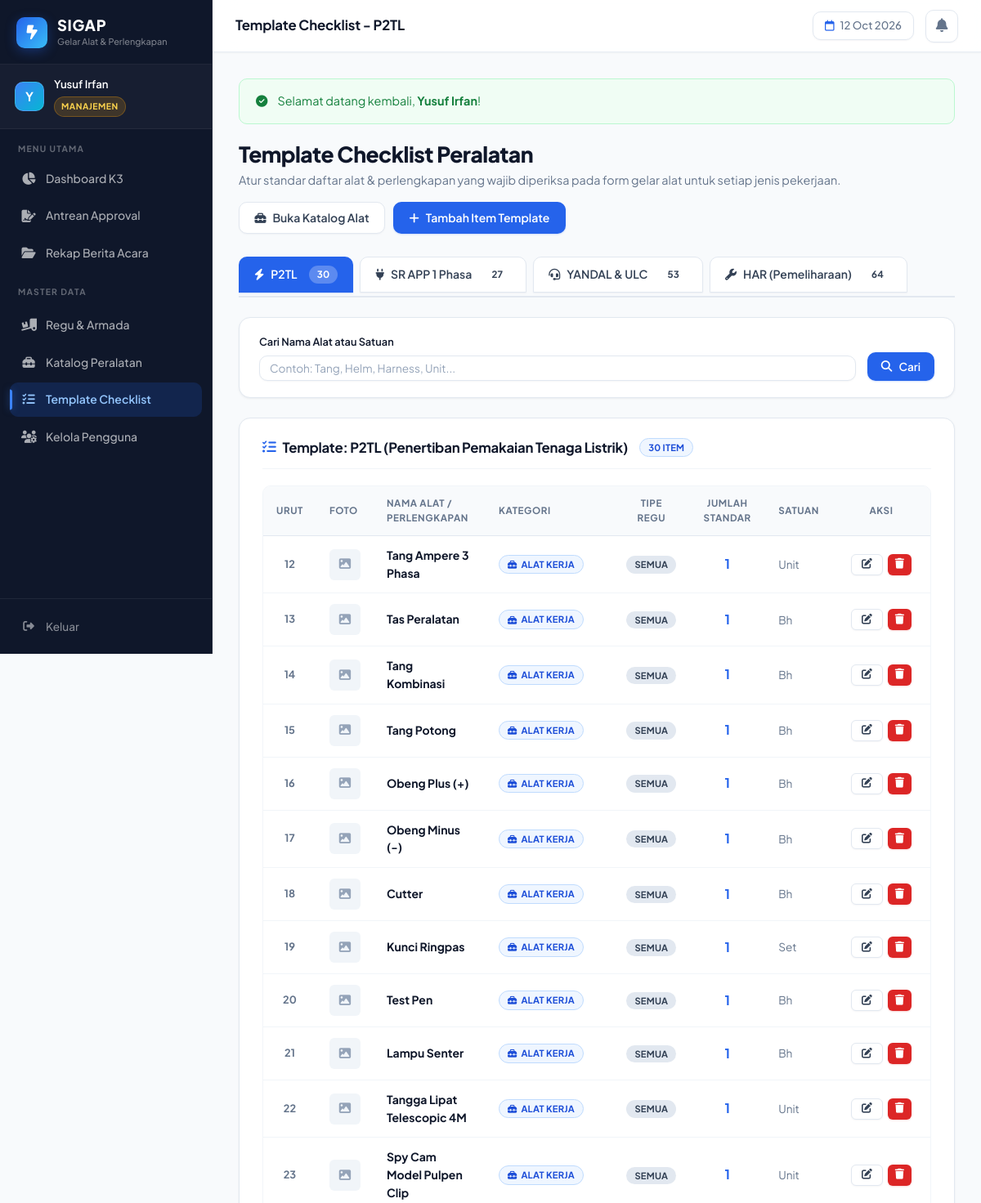
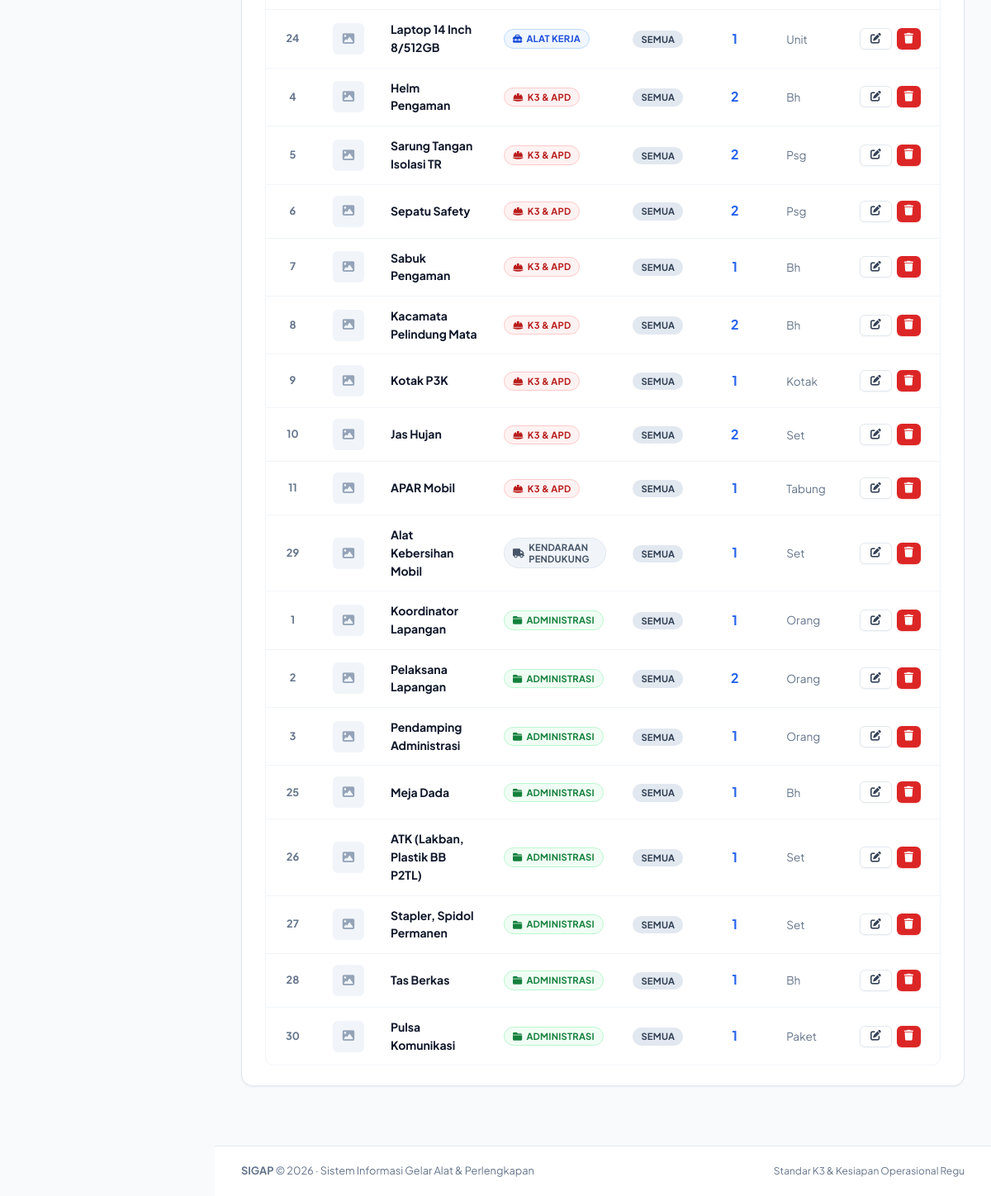
Screenshot of /master/template/index.php (signed in) with the database file from the repository (2 pictures, top to bottom).
### tables this page shows
CREATE TABLE IF NOT EXISTS template_checklist_item (
    id               INT  AUTO_INCREMENT PRIMARY KEY,
    jenis_pekerjaan  ENUM('p2tl', 'sr_app', 'yandal', 'har') NOT NULL,
    regu_tipe        ENUM('all', 'roda_3', 'roda_2') NOT NULL DEFAULT 'all',
    master_barang_id INT  NOT NULL,
    jumlah_standar   INT  NOT NULL DEFAULT 1,
    urutan           INT  NOT NULL DEFAULT 0,
    INDEX idx_tpl_jenis  (jenis_pekerjaan),
    INDEX idx_tpl_barang (master_barang_id),
    FOREIGN KEY (master_barang_id)
        REFERENCES master_barang(id)
        ON DELETE CASCADE
        ON UPDATE CASCADE
);

CREATE TABLE IF NOT EXISTS master_barang (
    id               INT          AUTO_INCREMENT PRIMARY KEY,
    nama_barang      VARCHAR(150) NOT NULL UNIQUE,
    kategori         ENUM('alat_kerja', 'k3_safety', 'kendaraan_pendukung', 'administrasi') NOT NULL,
    satuan_default   VARCHAR(30)  NOT NULL,
    gambar_referensi VARCHAR(255) NULL,
    created_at       TIMESTAMP    DEFAULT CURRENT_TIMESTAMP,
    updated_at       TIMESTAMP    DEFAULT CURRENT_TIMESTAMP ON UPDATE CURRENT_TIMESTAMP,
    INDEX idx_barang_kategori (kategori),
    INDEX idx_barang_nama     (nama_barang)
);

### includes/auth_check.php (called while the page is built, shortened)
<?php
function base_url($path = '') {
    $script_name = isset($_SERVER['SCRIPT_NAME']) ? $_SERVER['SCRIPT_NAME'] : '';
    $project_folders = ['sigap'];
    $segments = explode('/', trim($script_name, '/'));
    $root_index = -1;
    foreach ($segments as $idx => $seg) {
        if (in_array(strtolower($seg), $project_folders)) {
            $root_index = $idx;
            break;
        }
    }
    if ($root_index >= 0) {
        $root_parts = array_slice($segments, 0, $root_index + 1);
        $base_dir = '/' . implode('/', $root_parts);
    }
    return rtrim($base_dir, '/') . '/' . ltrim($path, '/');
}

### master/template/index.php (the view, shortened to what this page needs)
<?php
require_once __DIR__ . '/../../includes/auth_check.php';
$pdo = get_db_connection();
$active_jenis = isset($_GET['jenis']) ? $_GET['jenis'] : 'p2tl';
$search = trim(isset($_GET['q']) ? $_GET['q'] : '');
$counts_stmt = $pdo->query("SELECT jenis_pekerjaan, COUNT(*) as total FROM template_checklist_item GROUP BY jenis_pekerjaan");
$counts_raw = $counts_stmt->fetchAll(PDO::FETCH_KEY_PAIR);
$tab_counts = [
    'p2tl'   => isset($counts_raw['p2tl']) ? $counts_raw['p2tl'] : 0,
    'sr_app' => isset($counts_raw['sr_app']) ? $counts_raw['sr_app'] : 0,
    'yandal' => isset($counts_raw['yandal']) ? $counts_raw['yandal'] : 0,
    'har'    => isset($counts_raw['har']) ? $counts_raw['har'] : 0,
];
$where = ["tci.jenis_pekerjaan = :jenis"];
$params = [':jenis' => $active_jenis];
$where_sql = implode(' AND ', $where);
$stmt = $pdo->prepare("
    SELECT tci.*, mb.nama_barang, mb.kategori, mb.satuan_default, mb.gambar_referensi
    FROM template_checklist_item tci
    JOIN master_barang mb ON tci.master_barang_id = mb.id
    WHERE {$where_sql}
    ORDER BY mb.kategori, tci.urutan, mb.nama_barang
");
$stmt->execute($params);
$items = $stmt->fetchAll();
$kategori_labels = [
    'alat_kerja'          => ['label' => 'Alat Kerja', 'badge' => 'badge-submitted', 'icon' => 'fa-toolbox'],
    'k3_safety'           => ['label' => 'K3 & APD', 'badge' => 'badge-rejected', 'icon' => 'fa-hard-hat'],
    'kendaraan_pendukung' => ['label' => 'Kendaraan Pendukung', 'badge' => 'badge-draft', 'icon' => 'fa-truck'],
    'administrasi'        => ['label' => 'Administrasi', 'badge' => 'badge-approved', 'icon' => 'fa-folder-closed']
];
$jenis_titles = [
    'p2tl'   => 'P2TL (Penertiban Pemakaian Tenaga Listrik)',
    'sr_app' => 'SR APP 1 Phasa (Penyambungan & Bongkar)',
    'yandal' => 'YANDAL & ULC (Pelayanan Gangguan)',
    'har'    => 'HAR (Pemeliharaan Jaringan & Gardu)',
];
require_once __DIR__ . '/../../includes/header.php';
?>
<div style="display:flex; justify-content:space-between; align-items:flex-start; margin-bottom:1.75rem; flex-wrap:wrap; gap:1rem;">
    <div>
        <h1 style="font-size:1.65rem; font-weight:800; letter-spacing:-0.02em; margin-bottom:4px; color:var(--text-main);">Template Checklist Peralatan</h1>
        <p style="color:var(--text-muted); font-size:0.9rem;">Atur standar daftar alat & perlengkapan yang wajib diperiksa pada form gelar alat untuk setiap jenis pekerjaan.</p>
    </div>
    <div style="display:flex; gap:10px;">
        <a href="<?= base_url('master/barang/index.php') ?>" class="btn btn-outline">
            <i class="fa-solid fa-toolbox"></i> Buka Katalog Alat
        </a>
        <button onclick="openModalTambah()" class="btn btn-primary">
            <i class="fa-solid fa-plus"></i> Tambah Item Template
        </button>
    </div>
</div>
<div style="display:flex; gap:8px; margin-bottom:1.5rem; overflow-x:auto; padding-bottom:4px; border-bottom:2px solid var(--border-color);">
    <a href="index.php?jenis=p2tl" class="btn <?= $active_jenis === 'p2tl' ? 'btn-primary' : 'btn-outline' ?>" style="border-radius:var(--radius-md) var(--radius-md) 0 0; padding:10px 18px; font-weight:600; text-decoration:none;">
        <i class="fa-solid fa-bolt"></i> P2TL
        <span class="badge" style="margin-left:6px; background:<?= $active_jenis === 'p2tl' ? 'rgba(255,255,255,0.25)' : 'var(--bg-card)' ?>;"><?= $tab_counts['p2tl'] ?></span>
    </a>
    <a href="index.php?jenis=sr_app" class="btn <?= $active_jenis === 'sr_app' ? 'btn-primary' : 'btn-outline' ?>" style="border-radius:var(--radius-md) var(--radius-md) 0 0; padding:10px 18px; font-weight:600; text-decoration:none;">
        <i class="fa-solid fa-plug"></i> SR APP 1 Phasa
        <span class="badge" style="margin-left:6px; background:<?= $active_jenis === 'sr_app' ? 'rgba(255,255,255,0.25)' : 'var(--bg-card)' ?>;"><?= $tab_counts['sr_app'] ?></span>
    </a>
    <a href="index.php?jenis=yandal" class="btn <?= $active_jenis === 'yandal' ? 'btn-primary' : 'btn-outline' ?>" style="border-radius:var(--radius-md) var(--radius-md) 0 0; padding:10px 18px; font-weight:600; text-decoration:none;">
        <i class="fa-solid fa-headset"></i> YANDAL & ULC
        <span class="badge" style="margin-left:6px; background:<?= $active_jenis === 'yandal' ? 'rgba(255,255,255,0.25)' : 'var(--bg-card)' ?>;"><?= $tab_counts['yandal'] ?></span>
    </a>
    <a href="index.php?jenis=har" class="btn <?= $active_jenis === 'har' ? 'btn-primary' : 'btn-outline' ?>" style="border-radius:var(--radius-md) var(--radius-md) 0 0; padding:10px 18px; font-weight:600; text-decoration:none;">
        <i class="fa-solid fa-wrench"></i> HAR (Pemeliharaan)
        <span class="badge" style="margin-left:6px; background:<?= $active_jenis === 'har' ? 'rgba(255,255,255,0.25)' : 'var(--bg-card)' ?>;"><?= $tab_counts['har'] ?></span>
    </a>
</div>
<div class="card" style="margin-bottom:1.5rem; padding:1.25rem 1.5rem;">
    <form method="GET" style="display:flex; gap:14px; flex-wrap:wrap; align-items:flex-end;">
        <div style="flex:1; min-width:240px;">
            <label class="form-label" style="font-size:0.8rem;">Cari Nama Alat atau Satuan</label>
            <input type="text" name="q" class="form-control" placeholder="Contoh: Tang, Helm, Harness, Unit..." value="<?= htmlspecialchars($search) ?>" style="font-size:0.85rem; padding:6px 12px;">
        </div>
        <div style="display:flex; gap:8px;">
            <button type="submit" class="btn btn-primary" style="padding:7px 16px; font-size:0.85rem;">
                <i class="fa-solid fa-magnifying-glass"></i> Cari
            </button>
        </div>
    </form>
</div>
<div class="card">
    <div class="card-header">
        <h2 class="card-title">
            <i class="fa-solid fa-list-check" style="color:var(--primary);"></i>
            Template: <?= htmlspecialchars(isset($jenis_titles[$active_jenis]) ? $jenis_titles[$active_jenis] : strtoupper($active_jenis)) ?>
            <span class="badge badge-submitted" style="font-size:0.7rem; margin-left:6px;"><?= count($items) ?> item</span>
        </h2>
    </div>
    <?php if (empty($items)): ?>
        <div style="text-align:center; padding:3rem 1rem; color:var(--text-muted);">
            <div style="width:48px; height:48px; border-radius:50%; background:#f1f5f9; color:#64748b; display:flex; align-items:center; justify-content:center; margin:0 auto 10px; font-size:1.3rem;">
                <i class="fa-solid fa-clipboard-list"></i>
            </div>
            <strong style="color:var(--text-main);">Belum ada item checklist untuk jenis pekerjaan ini</strong>
            <p style="font-size:0.825rem; margin-top:2px;">Klik tombol "Tambah Item Template" di atas untuk menambahkan alat ke dalam template checklist.</p>
        </div>
    <?php else: ?>
        <div class="table-responsive">
            <table class="data-table">
                <thead>
                    <tr>
                        <th width="40px" style="text-align:center;">Urut</th>
                        <th width="50px">Foto</th>
                        <th>Nama Alat / Perlengkapan</th>
                        <th>Kategori</th>
                        <th style="text-align:center;">Tipe Regu</th>
                        <th style="text-align:center;">Jumlah Standar</th>
                        <th>Satuan</th>
                        <th style="text-align:center; width:120px;">Aksi</th>
                    </tr>
                </thead>
                <tbody>
                    <?php foreach ($items as $i => $row): ?>
                        <?php $kat_info = isset($kategori_labels[$row['kategori']]) ? $kategori_labels[$row['kategori']] : ['label' => $row['kategori'], 'badge' => 'badge-draft', 'icon' => 'fa-tag']; ?>
                        <tr>
                            <td style="text-align:center; font-weight:700; color:var(--text-muted); font-size:0.8rem;">
                                <?= $row['urutan'] ?>
                            </td>
                            <td>
                                <?php if (!empty($row['gambar_referensi'])): ?>
                                    <img src="<?= base_url('uploads/referensi/' . htmlspecialchars($row['gambar_referensi'])) ?>"
                                         style="width:38px; height:38px; object-fit:cover; border-radius:var(--radius-sm); border:1px solid var(--border-color); cursor:pointer;"
                                         onclick="previewImage(this.src, '<?= addslashes(htmlspecialchars($row['nama_barang'])) ?>')"
                                         title="Klik perbesar">
                                <?php else: ?>
                                    <div style="width:38px; height:38px; border-radius:var(--radius-sm); background:#f1f5f9; color:#94a3b8; display:flex; align-items:center; justify-content:center; font-size:0.9rem;">
                                        <i class="fa-solid fa-image"></i>
                                    </div>
                                <?php endif; ?>
                            </td>
                            <td>
                                <strong style="color:var(--text-main); font-size:0.875rem;"><?= htmlspecialchars($row['nama_barang']) ?></strong>
                            </td>
                            <td>
                                <span class="badge <?= $kat_info['badge'] ?>" style="font-size:0.7rem;">
                                    <i class="fa-solid <?= $kat_info['icon'] ?>"></i> <?= $kat_info['label'] ?>
                                </span>
                            </td>
                            <td style="text-align:center;">
                                <?php if ($row['regu_tipe'] === 'all'): ?>
                                    <span class="badge" style="background:#e2e8f0; color:#334155; font-size:0.7rem;">Semua</span>
                                <?php elseif ($row['regu_tipe'] === 'roda_3'): ?>
                                    <span class="badge" style="background:#e0e7ff; color:#3730a3; font-size:0.7rem;">Roda 3</span>
                                <?php else: ?>
                                    <span class="badge" style="background:#fef3c7; color:#92400e; font-size:0.7rem;">Roda 2</span>
                                <?php endif; ?>
                            </td>
                            <td style="text-align:center;">
                                <strong style="font-size:1rem; color:var(--primary);"><?= $row['jumlah_standar'] ?></strong>
                            </td>
                            <td style="font-size:0.85rem; color:var(--text-muted);">
                                <?= htmlspecialchars($row['satuan_default']) ?>
                            </td>
                            <td style="text-align:center; white-space:nowrap;">
                                <div style="display:inline-flex; gap:6px;">
                                    <button onclick='openModalEdit(<?= json_encode($row) ?>)' class="btn btn-outline btn-sm" title="Edit Item">
                                        <i class="fa-solid fa-pen-to-square"></i>
                                    </button>
                                    <button onclick="confirmHapus(<?= $row['id'] ?>, '<?= addslashes(htmlspecialchars($row['nama_barang'])) ?>')" class="btn btn-danger btn-sm" style="padding:4px 8px;" title="Hapus">
                                        <i class="fa-solid fa-trash"></i>
                                    </button>
                                </div>
                            </td>
                        </tr>
                    <?php endforeach; ?>
                </tbody>
            </table>
        </div>
    <?php endif; ?>
</div>
<?php require_once __DIR__ . '/../../includes/footer.php'; ?>

### rows the page displays
template_checklist_item: urutan "12", master_barang.nama_barang "Tang Ampere 3 Phasa", master_barang.kategori "ALAT KERJA", regu_tipe "SEMUA", jumlah_standar "1", master_barang.satuan_default "Unit"
template_checklist_item: urutan "13", master_barang.nama_barang "Tas Peralatan", master_barang.kategori "ALAT KERJA", regu_tipe "SEMUA", jumlah_standar "1", master_barang.satuan_default "Bh"
template_checklist_item: urutan "14", master_barang.nama_barang "Tang Kombinasi", master_barang.kategori "ALAT KERJA", regu_tipe "SEMUA", jumlah_standar "1", master_barang.satuan_default "Bh"
template_checklist_item: urutan "15", master_barang.nama_barang "Tang Potong", master_barang.kategori "ALAT KERJA", regu_tipe "SEMUA", jumlah_standar "1", master_barang.satuan_default "Bh"
template_checklist_item: urutan "16", master_barang.nama_barang "Obeng Plus (+)", master_barang.kategori "ALAT KERJA", regu_tipe "SEMUA", jumlah_standar "1", master_barang.satuan_default "Bh"
template_checklist_item: urutan "17", master_barang.nama_barang "Obeng Minus (-)", master_barang.kategori "ALAT KERJA", regu_tipe "SEMUA", jumlah_standar "1", master_barang.satuan_default "Bh"
template_checklist_item: urutan "18", master_barang.nama_barang "Cutter", master_barang.kategori "ALAT KERJA", regu_tipe "SEMUA", jumlah_standar "1", master_barang.satuan_default "Bh"
template_checklist_item: urutan "19", master_barang.nama_barang "Kunci Ringpas", master_barang.kategori "ALAT KERJA", regu_tipe "SEMUA", jumlah_standar "1", master_barang.satuan_default "Set"
template_checklist_item: urutan "20", master_barang.nama_barang "Test Pen", master_barang.kategori "ALAT KERJA", regu_tipe "SEMUA", jumlah_standar "1", master_barang.satuan_default "Bh"
template_checklist_item: urutan "21", master_barang.nama_barang "Lampu Senter", master_barang.kategori "ALAT KERJA", regu_tipe "SEMUA", jumlah_standar "1", master_barang.satuan_default "Bh"
template_checklist_item: urutan "22", master_barang.nama_barang "Tangga Lipat Telescopic 4M", master_barang.kategori "ALAT KERJA", regu_tipe "SEMUA", jumlah_standar "1", master_barang.satuan_default "Unit"
template_checklist_item: urutan "23", master_barang.nama_barang "Spy Cam Model Pulpen Clip", master_barang.kategori "ALAT KERJA", regu_tipe "SEMUA", jumlah_standar "1", master_barang.satuan_default "Unit"
template_checklist_item: urutan "24", master_barang.nama_barang "Laptop 14 Inch 8/512GB", master_barang.kategori "ALAT KERJA", regu_tipe "SEMUA", jumlah_standar "1", master_barang.satuan_default "Unit"
template_checklist_item: urutan "4", master_barang.nama_barang "Helm Pengaman", master_barang.kategori "K3 & APD", regu_tipe "SEMUA", jumlah_standar "2", master_barang.satuan_default "Bh"
template_checklist_item: urutan "5", master_barang.nama_barang "Sarung Tangan Isolasi TR", master_barang.kategori "K3 & APD", regu_tipe "SEMUA", jumlah_standar "2", master_barang.satuan_default "Psg"
template_checklist_item: urutan "6", master_barang.nama_barang "Sepatu Safety", master_barang.kategori "K3 & APD", regu_tipe "SEMUA", jumlah_standar "2", master_barang.satuan_default "Psg"
template_checklist_item: urutan "7", master_barang.nama_barang "Sabuk Pengaman", master_barang.kategori "K3 & APD", regu_tipe "SEMUA", jumlah_standar "1", master_barang.satuan_default "Bh"
template_checklist_item: urutan "8", master_barang.nama_barang "Kacamata Pelindung Mata", master_barang.kategori "K3 & APD", regu_tipe "SEMUA", jumlah_standar "2", master_barang.satuan_default "Bh"
template_checklist_item: urutan "9", master_barang.nama_barang "Kotak P3K", master_barang.kategori "K3 & APD", regu_tipe "SEMUA", jumlah_standar "1", master_barang.satuan_default "Kotak"
template_checklist_item: urutan "10", master_barang.nama_barang "Jas Hujan", master_barang.kategori "K3 & APD", regu_tipe "SEMUA", jumlah_standar "2", master_barang.satuan_default "Set"
template_checklist_item: urutan "11", master_barang.nama_barang "APAR Mobil", master_barang.kategori "K3 & APD", regu_tipe "SEMUA", jumlah_standar "1", master_barang.satuan_default "Tabung"
template_checklist_item: urutan "29", master_barang.nama_barang "Alat Kebersihan Mobil", master_barang.kategori "KENDARAAN PENDUKUNG", regu_tipe "SEMUA", jumlah_standar "1", master_barang.satuan_default "Set"
template_checklist_item: urutan "1", master_barang.nama_barang "Koordinator Lapangan", master_barang.kategori "ADMINISTRASI", regu_tipe "SEMUA", jumlah_standar "1", master_barang.satuan_default "Orang"
template_checklist_item: urutan "2", master_barang.nama_barang "Pelaksana Lapangan", master_barang.kategori "ADMINISTRASI", regu_tipe "SEMUA", jumlah_standar "2", master_barang.satuan_default "Orang"
template_checklist_item: urutan "3", master_barang.nama_barang "Pendamping Administrasi", master_barang.kategori "ADMINISTRASI", regu_tipe "SEMUA", jumlah_standar "1", master_barang.satuan_default "Orang"
template_checklist_item: urutan "25", master_barang.nama_barang "Meja Dada", master_barang.kategori "ADMINISTRASI", regu_tipe "SEMUA", jumlah_standar "1", master_barang.satuan_default "Bh"
template_checklist_item: urutan "26", master_barang.nama_barang "ATK (Lakban, Plastik BB P2TL)", master_barang.kategori "ADMINISTRASI", regu_tipe "SEMUA", jumlah_standar "1", master_barang.satuan_default "Set"
template_checklist_item: urutan "27", master_barang.nama_barang "Stapler, Spidol Permanen", master_barang.kategori "ADMINISTRASI", regu_tipe "SEMUA", jumlah_standar "1", master_barang.satuan_default "Set"
template_checklist_item: urutan "28", master_barang.nama_barang "Tas Berkas", master_barang.kategori "ADMINISTRASI", regu_tipe "SEMUA", jumlah_standar "1", master_barang.satuan_default "Bh"
template_checklist_item: urutan "30", master_barang.nama_barang "Pulsa Komunikasi", master_barang.kategori "ADMINISTRASI", regu_tipe "SEMUA", jumlah_standar "1", master_barang.satuan_default "Paket"

### other values shown
substr($user['nama_lengkap'], 0, 1) "Y"
$user['nama_lengkap'] "Yusuf Irfan"
$page_title "Template Checklist - P2TL"
$flash_success "Selamat datang kembali, Yusuf Irfan !"
$tab_counts['p2tl'] "30"
$tab_counts['sr_app'] "27"
$tab_counts['yandal'] "53"
$tab_counts['har'] "64"
count($items) "30"
